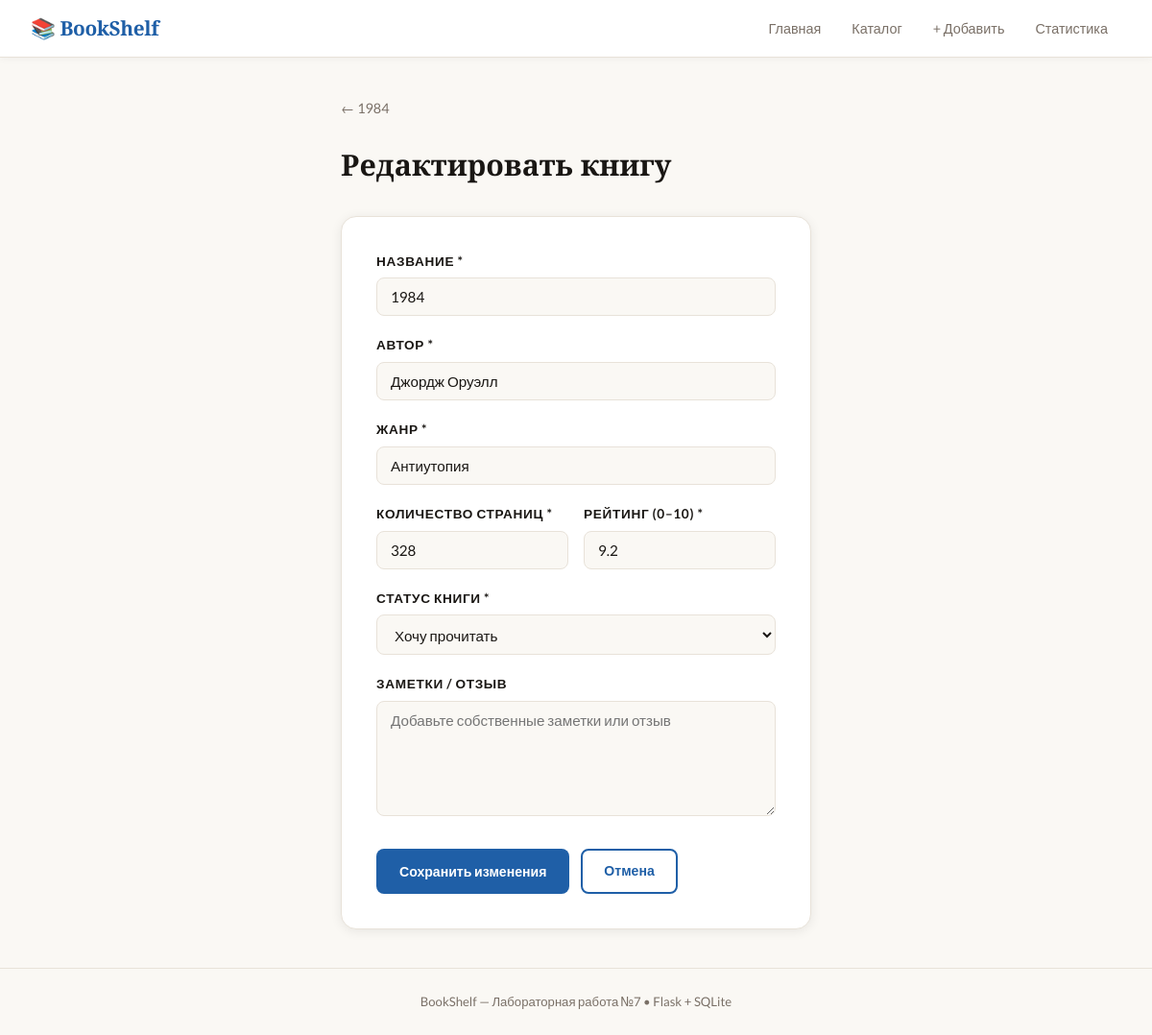
The app's page /books/2/edit with its own data.
### tables this page shows
CREATE TABLE books (
                id INTEGER PRIMARY KEY AUTOINCREMENT,
                title TEXT NOT NULL,
                author TEXT NOT NULL,
                genre TEXT NOT NULL,
                pages INTEGER NOT NULL,
                rating REAL NOT NULL,
                created_at TEXT NOT NULL
            , status TEXT NOT NULL DEFAULT 'Хочу прочитать', notes TEXT DEFAULT '');

### app.py (the view, shortened to what this page needs)
@app.route('/books/<int:book_id>/edit', methods=['GET', 'POST'])
def edit_book(book_id):
    with get_db() as conn:
        book = conn.execute('SELECT * FROM books WHERE id=?', (book_id,)).fetchone()
    if book is None:
        abort(404)
    errors = {}
    form_data = dict(book)
    status_options = ['Прочитано', 'Читаю', 'Хочу прочитать']
    return render_template('edit_book.html', book=book, errors=errors, form_data=form_data, status_options=status_options)

### app.py (called while the page is built)
def get_db():
    conn = sqlite3.connect(DB_PATH)
    conn.row_factory = sqlite3.Row
    return conn

### templates/edit_book.html (shortened to what this page needs)
{% extends "base.html" %}
{% block content %}
<div class="breadcrumb">
  <a href="{{ url_for('book_detail', book_id=book.id) }}">← {{ book.title }}</a>
</div>
<div class="form-page">
  <h1>Редактировать книгу</h1>
  <form method="post" class="book-form" novalidate>
    <div class="form-group {% if errors.title %}has-error{% endif %}">
      <label for="title">Название *</label>
      <input type="text" id="title" name="title"
             value="{{ form_data.get('title', book.title) }}"/>
    </div>
    <div class="form-group {% if errors.author %}has-error{% endif %}">
      <label for="author">Автор *</label>
      <input type="text" id="author" name="author"
             value="{{ form_data.get('author', book.author) }}"/>
    </div>
    <div class="form-group {% if errors.genre %}has-error{% endif %}">
      <label for="genre">Жанр *</label>
      <input type="text" id="genre" name="genre"
             value="{{ form_data.get('genre', book.genre) }}"/>
    </div>
    <div class="form-row">
      <div class="form-group {% if errors.pages %}has-error{% endif %}">
        <label for="pages">Количество страниц *</label>
        <input type="number" id="pages" name="pages" min="1"
               value="{{ form_data.get('pages', book.pages) }}"/>
      </div>
      <div class="form-group {% if errors.rating %}has-error{% endif %}">
        <label for="rating">Рейтинг (0–10) *</label>
        <input type="number" id="rating" name="rating" min="0" max="10" step="0.1"
               value="{{ form_data.get('rating', book.rating) }}"/>
      </div>
    </div>
    <div class="form-group {% if errors.status %}has-error{% endif %}">
      <label for="status">Статус книги *</label>
      <select id="status" name="status">
        {% for status in status_options %}
        <option value="{{ status }}" {% if status == form_data.get('status', book.status) %}selected{% endif %}>{{ status }}</option>
        {% endfor %}
      </select>
    </div>
    <div class="form-group">
      <label for="notes">Заметки / отзыв</label>
      <textarea id="notes" name="notes" rows="4" placeholder="Добавьте собственные заметки или отзыв">{{ form_data.get('notes', book.notes) }}</textarea>
    </div>
    <div class="form-actions">
      <button type="submit" class="btn btn-primary">Сохранить изменения</button>
      <a href="{{ url_for('book_detail', book_id=book.id) }}" class="btn btn-outline">Отмена</a>
    </div>
  </form>
</div>
{% endblock %}

### static/style.css (style rules this page uses)
:root { --bg: #faf8f4; --surface: #ffffff; --border: #e8e2d9; --text: #1a1714; --muted: #7a7067; --accent: #1f5fa7; --accent-light: #e6f0fb; --accent2: #2a5c8b; --high: #2d7a4f; --mid: #7a6b2d; --low: #7a2d2d; --font-display: 'Playfair Display', Georgia, serif; --font-body: 'Lato', 'Helvetica Neue', sans-serif; --radius: 8px; --shadow: 0 2px 12px rgba(0,0,0,0.08); }
*, *::before, *::after { box-sizing: border-box; margin: 0; padding: 0; }
body { background: var(--bg); color: var(--text); font-family: var(--font-body); font-size: 15px; line-height: 1.6; min-height: 100vh; display: flex; flex-direction: column; }
.btn { display: inline-block; padding: 10px 22px; border-radius: var(--radius); font-family: var(--font-body); font-size: 0.88rem; font-weight: 700; cursor: pointer; border: 2px solid transparent; text-decoration: none; transition: all 0.15s; }
.btn-primary { background: var(--accent); color: #fff; }
.btn-outline { background: transparent; color: var(--accent); border-color: var(--accent); }
.breadcrumb { margin-bottom: 24px; }
.breadcrumb a { color: var(--muted); text-decoration: none; font-size: 0.9rem; }
.form-page { max-width: 560px; }
.form-page h1 { font-family: var(--font-display); font-size: 1.9rem; margin-bottom: 28px; }
.book-form { background: var(--surface); border: 1px solid var(--border); border-radius: 16px; padding: 36px; box-shadow: var(--shadow); }
.form-group { margin-bottom: 20px; }
.form-row { display: grid; grid-template-columns: 1fr 1fr; gap: 16px; }
.form-group label { display: block; font-size: 0.85rem; font-weight: 700; margin-bottom: 6px; color: var(--text); text-transform: uppercase; letter-spacing: 0.05em; }
.form-group input, .form-group textarea, .form-group select { width: 100%; padding: 10px 14px; border: 1.5px solid var(--border); border-radius: var(--radius); font-family: var(--font-body); font-size: 0.95rem; background: var(--bg); color: var(--text); transition: border-color 0.15s; }
.form-group textarea { min-height: 120px; resize: vertical; }
.form-actions { display: flex; gap: 12px; margin-top: 28px; }

### records on screen
books: title "1984", author "Джордж Оруэлл", genre "Антиутопия", pages "328", rating "9.2", status "Хочу прочитать"
